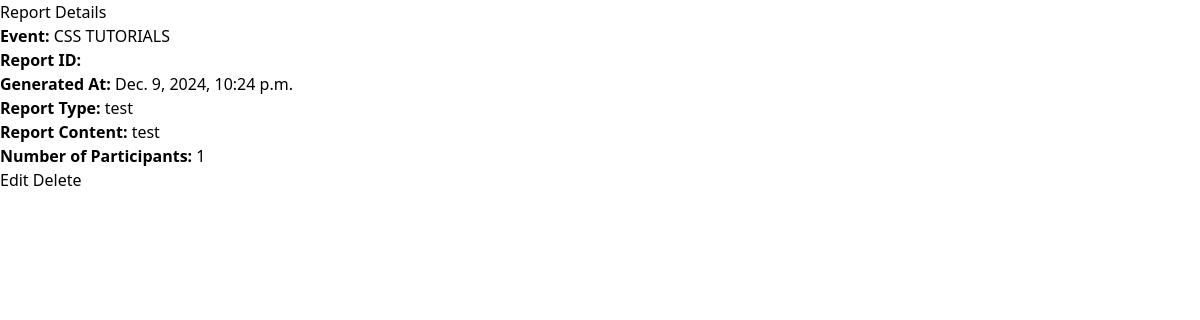
The page /report/report/report_page/7/ (signed in) on the database its author committed.
### report/models.py (models this page shows, shortened)
class Report(models.Model):
    generated_at = models.DateTimeField()
    report_type = models.CharField(max_length=50)
    report_content = models.TextField()
    event = models.ForeignKey(Event, on_delete=models.CASCADE)

### event/models.py (models this page shows, shortened)
class Event(models.Model):
    title = models.CharField(max_length=50)
    description = models.CharField(max_length=300)
    location = models.CharField(max_length=100)
    start_date = models.DateField()
    end_date = models.DateField()
    start_time = models.TimeField()
    end_time = models.TimeField()
    organizer = models.ForeignKey(settings.AUTH_USER_MODEL, on_delete=models.CASCADE, related_name="organized_events")
    image = models.ImageField(upload_to='event_images/', blank=True, null=True)
    STATUS_CHOICES = [
        ('active', 'Active'),
        ('finished', 'Finished'),
    ]
    status = models.CharField(
        max_length=8,  # 'active' and 'finished' both have 7 characters max
        choices=STATUS_CHOICES,
        default='active',  # Default to 'active'
        null=True,
        blank=True  # Make it optional, so the field can be empty
    )

### report/views.py (the view)
# urls.py: path('report/report_page/<int:event_id>/', report_page, name='report_page'),
@login_required
def report_page(request, event_id):
    event = get_object_or_404(Event, pk=event_id)  # Get event based on event_id
    report = get_object_or_404(Report, event=event)  # Get the associated report for the event
    num_participants = event.registration_set.count()  # Correctly count the number of participants
    is_organizer = request.user == event.organizer
    is_participant = Registration.objects.filter(event=event, participant=request.user).exists()
    context = {
        'report': report,
        'num_participants': num_participants,  # Correctly pass the participant count
        'is_organizer': is_organizer,
        'is_participant': is_participant,
    }
    return render(request, 'report/report_page.html', context)

### report/templates/report/report_page.html (shortened to what this page needs)
<!DOCTYPE html>
<html lang="en">
<head>
    <script src="https://cdn.tailwindcss.com"></script>
</head>
<body>
    <h2>Report Details</h2>
    <p><strong>Event:</strong> {{ report.event.title }}</p>
    <p><strong>Report ID:</strong> {{ report.report_id }}</p>
    <p><strong>Generated At:</strong> {{ report.generated_at }}</p>
    <p><strong>Report Type:</strong> {{ report.report_type }}</p>
    <p><strong>Report Content:</strong> {{ report.report_content }}</p>
    <p><strong>Number of Participants:</strong> {{ num_participants }}</p>
    {% if is_organizer %}
        <a href="#" onclick="openEditModal()" class="btn btn-edit">Edit</a>
        <a href="#" onclick="openDeleteModal()" class="btn btn-delete">Delete</a>
    {% elif is_participant %}
        <p>You are a participant of this event. You can only view the report.</p>
    {% else %}
        <p>You do not have access to edit or delete this report.</p>
    {% endif %}
</body>
</html>

### rows shown on the page
Report: event "CSS TUTORIALS", generated_at "Dec. 9, 2024, 10:24 p.m.", report_type "test", report_content "test"

### other values the page prints
{{ num_participants }} "1"
